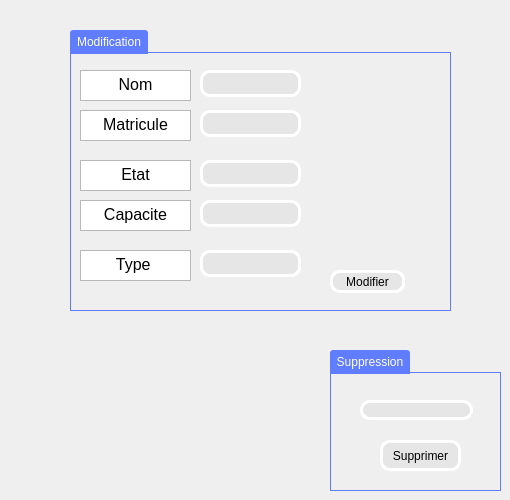
      <widget class="QWidget" name="tab_14">
       <attribute name="title">
        <string> Modifier/Spprimmer</string>
       </attribute>
       <widget class="QGroupBox" name="groupBox_8">
        <property name="geometry">
         <rect>
          <x>70</x>
          <y>30</y>
          <width>381</width>
          <height>281</height>
         </rect>
        </property>
        <property name="styleSheet">
         <string notr="true">QGroupBox {
	color: rgb(255, 255, 255);
    border: 1px solid;
    border-color: #607cff;
    margin-top: 22px;
}
QGroupBox::title  {
    background-color: #607cff;
    color: #ffffff;
    subcontrol-origin: margin;
    subcontrol-position: top left;
    padding: 5px;
    border-top-left-radius: 3px;
    border-top-right-radius: 3px;
}
QGroupBox::title::disabled{
   background-color: #404040;
   color: #656565;
    subcontrol-origin: margin;
    subcontrol-position: top left;
    padding: 5px;
    border-top-left-radius: 3px;
    border-top-right-radius: 3px;
}</string>
        </property>
        <property name="title">
         <string>Modification</string>
        </property>
        <widget class="QTextBrowser" name="textBrowser_17">
         <property name="geometry">
          <rect>
           <x>10</x>
           <y>40</y>
           <width>111</width>
           <height>31</height>
          </rect>
         </property>
         <property name="styleSheet">
          <string notr="true">font: 12pt &quot;Tw Cen MT Condensed Extra Bold&quot;;</string>
         </property>
         <property name="html">
          <string>&lt;!DOCTYPE HTML PUBLIC &quot;-//W3C//DTD HTML 4.0//EN&quot; &quot;http://www.w3.org/TR/REC-html40/strict.dtd&quot;&gt;
&lt;html&gt;&lt;head&gt;&lt;meta name=&quot;qrichtext&quot; content=&quot;1&quot; /&gt;&lt;style type=&quot;text/css&quot;&gt;
p, li { white-space: pre-wrap; }
&lt;/style&gt;&lt;/head&gt;&lt;body style=&quot; font-family:'Tw Cen MT Condensed Extra Bold'; font-size:12pt; font-weight:400; font-style:normal;&quot;&gt;
&lt;p align=&quot;center&quot; style=&quot; margin-top:0px; margin-bottom:0px; margin-left:0px; margin-right:0px; -qt-block-indent:0; text-indent:0px;&quot;&gt;Nom&lt;/p&gt;&lt;/body&gt;&lt;/html&gt;</string>
         </property>
        </widget>
        <widget class="QLineEdit" name="le_nom_4">
         <property name="geometry">
          <rect>
           <x>130</x>
           <y>40</y>
           <width>101</width>
           <height>27</height>
          </rect>
         </property>
         <property name="styleSheet">
          <string notr="true">color: #b1b1b1;
color: rgb(0, 0, 0);
background-color: rgb(230, 230, 230);

 

    border-width: 3px;

    border-color: #ffffff;

    border-style: solid;

    border-radius: 10;



    padding: 3px;

    font-size: 12px;

    padding-left: 5px;

    padding-right: 5px;</string>
         </property>
        </widget>
        <widget class="QTextBrowser" name="textBrowser_7">
         <property name="geometry">
          <rect>
           <x>10</x>
           <y>80</y>
           <width>111</width>
           <height>31</height>
          </rect>
         </property>
         <property name="styleSheet">
          <string notr="true">font: 12pt &quot;Tw Cen MT Condensed Extra Bold&quot;;</string>
         </property>
         <property name="html">
          <string>&lt;!DOCTYPE HTML PUBLIC &quot;-//W3C//DTD HTML 4.0//EN&quot; &quot;http://www.w3.org/TR/REC-html40/strict.dtd&quot;&gt;
&lt;html&gt;&lt;head&gt;&lt;meta name=&quot;qrichtext&quot; content=&quot;1&quot; /&gt;&lt;style type=&quot;text/css&quot;&gt;
p, li { white-space: pre-wrap; }
&lt;/style&gt;&lt;/head&gt;&lt;body style=&quot; font-family:'Tw Cen MT Condensed Extra Bold'; font-size:12pt; font-weight:400; font-style:normal;&quot;&gt;
&lt;p align=&quot;center&quot; style=&quot; margin-top:0px; margin-bottom:0px; margin-left:0px; margin-right:0px; -qt-block-indent:0; text-indent:0px;&quot;&gt;Matricule&lt;/p&gt;&lt;/body&gt;&lt;/html&gt;</string>
         </property>
        </widget>
        <widget class="QLineEdit" name="mat_2">
         <property name="geometry">
          <rect>
           <x>130</x>
           <y>80</y>
           <width>101</width>
           <height>27</height>
          </rect>
         </property>
         <property name="styleSheet">
          <string notr="true">color: #b1b1b1;
color: rgb(0, 0, 0);
background-color: rgb(230, 230, 230);

 

    border-width: 3px;

    border-color: #ffffff;

    border-style: solid;

    border-radius: 10;



    padding: 3px;

    font-size: 12px;

    padding-left: 5px;

    padding-right: 5px;</string>
         </property>
        </widget>
        <widget class="QTextBrowser" name="textBrowser_18">
         <property name="geometry">
          <rect>
           <x>10</x>
           <y>130</y>
           <width>111</width>
           <height>31</height>
          </rect>
         </property>
         <property name="styleSheet">
          <string notr="true">font: 12pt &quot;Tw Cen MT Condensed Extra Bold&quot;;</string>
         </property>
         <property name="html">
          <string>&lt;!DOCTYPE HTML PUBLIC &quot;-//W3C//DTD HTML 4.0//EN&quot; &quot;http://www.w3.org/TR/REC-html40/strict.dtd&quot;&gt;
&lt;html&gt;&lt;head&gt;&lt;meta name=&quot;qrichtext&quot; content=&quot;1&quot; /&gt;&lt;style type=&quot;text/css&quot;&gt;
p, li { white-space: pre-wrap; }
&lt;/style&gt;&lt;/head&gt;&lt;body style=&quot; font-family:'Tw Cen MT Condensed Extra Bold'; font-size:12pt; font-weight:400; font-style:normal;&quot;&gt;
&lt;p align=&quot;center&quot; style=&quot; margin-top:0px; margin-bottom:0px; margin-left:0px; margin-right:0px; -qt-block-indent:0; text-indent:0px;&quot;&gt;Etat&lt;/p&gt;&lt;/body&gt;&lt;/html&gt;</string>
         </property>
        </widget>
        <widget class="QLineEdit" name="etat_2">
         <property name="geometry">
          <rect>
           <x>130</x>
           <y>130</y>
           <width>101</width>
           <height>27</height>
          </rect>
         </property>
         <property name="styleSheet">
          <string notr="true">color: #b1b1b1;
color: rgb(0, 0, 0);
background-color: rgb(230, 230, 230);

 

    border-width: 3px;

    border-color: #ffffff;

    border-style: solid;

    border-radius: 10;



    padding: 3px;

    font-size: 12px;

    padding-left: 5px;

    padding-right: 5px;</string>
         </property>
        </widget>
        <widget class="QTextBrowser" name="textBrowser_19">
         <property name="geometry">
          <rect>
           <x>10</x>
           <y>170</y>
           <width>111</width>
           <height>31</height>
          </rect>
         </property>
         <property name="styleSheet">
          <string notr="true">font: 12pt &quot;Tw Cen MT Condensed Extra Bold&quot;;</string>
         </property>
         <property name="html">
          <string>&lt;!DOCTYPE HTML PUBLIC &quot;-//W3C//DTD HTML 4.0//EN&quot; &quot;http://www.w3.org/TR/REC-html40/strict.dtd&quot;&gt;
&lt;html&gt;&lt;head&gt;&lt;meta name=&quot;qrichtext&quot; content=&quot;1&quot; /&gt;&lt;style type=&quot;text/css&quot;&gt;
p, li { white-space: pre-wrap; }
&lt;/style&gt;&lt;/head&gt;&lt;body style=&quot; font-family:'Tw Cen MT Condensed Extra Bold'; font-size:12pt; font-weight:400; font-style:normal;&quot;&gt;
&lt;p align=&quot;center&quot; style=&quot; margin-top:0px; margin-bottom:0px; margin-left:0px; margin-right:0px; -qt-block-indent:0; text-indent:0px;&quot;&gt;Capacite&lt;/p&gt;&lt;/body&gt;&lt;/html&gt;</string>
         </property>
        </widget>
        <widget class="QLineEdit" name="capacite_2">
         <property name="geometry">
          <rect>
           <x>130</x>
           <y>170</y>
           <width>101</width>
           <height>27</height>
          </rect>
         </property>
         <property name="styleSheet">
          <string notr="true">color: #b1b1b1;
color: rgb(0, 0, 0);
background-color: rgb(230, 230, 230);

 

    border-width: 3px;

    border-color: #ffffff;

    border-style: solid;

    border-radius: 10;



    padding: 3px;

    font-size: 12px;

    padding-left: 5px;

    padding-right: 5px;</string>
         </property>
        </widget>
        <widget class="QTextBrowser" name="textBrowser_20">
         <property name="geometry">
          <rect>
           <x>10</x>
           <y>220</y>
           <width>111</width>
           <height>31</height>
          </rect>
         </property>
         <property name="styleSheet">
          <string notr="true">font: 12pt &quot;Tw Cen MT Condensed Extra Bold&quot;;</string>
         </property>
         <property name="html">
          <string>&lt;!DOCTYPE HTML PUBLIC &quot;-//W3C//DTD HTML 4.0//EN&quot; &quot;http://www.w3.org/TR/REC-html40/strict.dtd&quot;&gt;
&lt;html&gt;&lt;head&gt;&lt;meta name=&quot;qrichtext&quot; content=&quot;1&quot; /&gt;&lt;style type=&quot;text/css&quot;&gt;
p, li { white-space: pre-wrap; }
&lt;/style&gt;&lt;/head&gt;&lt;body style=&quot; font-family:'Tw Cen MT Condensed Extra Bold'; font-size:12pt; font-weight:400; font-style:normal;&quot;&gt;
&lt;p align=&quot;center&quot; style=&quot; margin-top:0px; margin-bottom:0px; margin-left:0px; margin-right:0px; -qt-block-indent:0; text-indent:0px;&quot;&gt;Type &lt;/p&gt;&lt;/body&gt;&lt;/html&gt;</string>
         </property>
        </widget>
        <widget class="QLineEdit" name="type_2">
         <property name="geometry">
          <rect>
           <x>130</x>
           <y>220</y>
           <width>101</width>
           <height>27</height>
          </rect>
         </property>
         <property name="styleSheet">
          <string notr="true">color: #b1b1b1;
color: rgb(0, 0, 0);
background-color: rgb(230, 230, 230);

 

    border-width: 3px;

    border-color: #ffffff;

    border-style: solid;

    border-radius: 10;



    padding: 3px;

    font-size: 12px;

    padding-left: 5px;

    padding-right: 5px;</string>
         </property>
        </widget>
        <widget class="QPushButton" name="pb_supprimer_2">
         <property name="geometry">
          <rect>
           <x>260</x>
           <y>240</y>
           <width>75</width>
           <height>23</height>
          </rect>
         </property>
         <property name="styleSheet">
          <string notr="true">color: #b1b1b1;
color: rgb(0, 0, 0);
background-color: rgb(230, 230, 230);

 

    border-width: 3px;

    border-color: #ffffff;

    border-style: solid;

    border-radius: 10;



    padding: 3px;

    font-size: 12px;

    padding-left: 5px;

    padding-right: 5px;</string>
         </property>
         <property name="text">
          <string>Modifier</string>
         </property>
         <property name="icon">
          <iconset>
           <normaloff>../../../../33/modifier.png</normaloff>../../../../33/modifier.png</iconset>
         </property>
        </widget>
       </widget>
       <widget class="QGroupBox" name="groupBox_9">
        <property name="geometry">
         <rect>
          <x>330</x>
          <y>350</y>
          <width>171</width>
          <height>141</height>
         </rect>
        </property>
        <property name="styleSheet">
         <string notr="true">QGroupBox {
	color: rgb(255, 255, 255);
    border: 1px solid;
    border-color: #607cff;
    margin-top: 22px;
}
QGroupBox::title  {
    background-color: #607cff;
    color: #ffffff;
    subcontrol-origin: margin;
    subcontrol-position: top left;
    padding: 5px;
    border-top-left-radius: 3px;
    border-top-right-radius: 3px;
}
QGroupBox::title::disabled{
   background-color: #404040;
   color: #656565;
    subcontrol-origin: margin;
    subcontrol-position: top left;
    padding: 5px;
    border-top-left-radius: 3px;
    border-top-right-radius: 3px;
}</string>
        </property>
        <property name="title">
         <string>Suppression</string>
        </property>
        <widget class="QLineEdit" name="matsup">
         <property name="geometry">
          <rect>
           <x>30</x>
           <y>50</y>
           <width>113</width>
           <height>20</height>
          </rect>
         </property>
         <property name="styleSheet">
          <string notr="true">color: #b1b1b1;
color: rgb(0, 0, 0);
background-color: rgb(230, 230, 230);

 

    border-width: 3px;

    border-color: #ffffff;

    border-style: solid;

    border-radius: 10;



    padding: 3px;

    font-size: 12px;

    padding-left: 5px;

    padding-right: 5px;</string>
         </property>
        </widget>
        <widget class="QPushButton" name="pb_supprimer_Transport">
         <property name="geometry">
          <rect>
           <x>50</x>
           <y>90</y>
           <width>81</width>
           <height>31</height>
          </rect>
         </property>
         <property name="styleSheet">
          <string notr="true">color: #b1b1b1;
color: rgb(0, 0, 0);
background-color: rgb(230, 230, 230);

 

    border-width: 3px;

    border-color: #ffffff;

    border-style: solid;

    border-radius: 10;



    padding: 3px;

    font-size: 12px;

    padding-left: 5px;

    padding-right: 5px;</string>
         </property>
         <property name="text">
          <string>Supprimer</string>
         </property>
         <property name="icon">
          <iconset>
           <normaloff>../../../../33/delete.png</normaloff>../../../../33/delete.png</iconset>
         </property>
        </widget>
       </widget>
      </widget>
